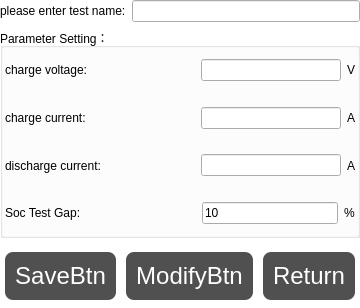
<?xml version="1.0" encoding="UTF-8"?>
<ui version="4.0">
 <class>SOCTestDialog</class>
 <widget class="QDialog" name="SOCTestDialog">
  <property name="geometry">
   <rect>
    <x>0</x>
    <y>0</y>
    <width>360</width>
    <height>308</height>
   </rect>
  </property>
  <property name="windowTitle">
   <string>SOCTestDialog</string>
  </property>
  <property name="styleSheet">
   <string notr="true">QPushButton {
		
	background-color: rgb(80, 80, 80);
    border-radius: 8px;
    padding: 10px 10px;
    text-align: center;
    text-decoration: none;
    font-size: 24px;
    margin: 8px 4px;
    color: white;
}
QPushButton:hover {   
	
	background-color: rgb(0, 0, 0);
}
QPushButton:pressed {
    padding-left:13px;
    /*上内边距为3像素，让按下时字向下移动3像素*/  
    padding-top:13px;
}
QDialog#SOCTestDialog{	
	background-color: rgb(255, 255, 255);
}</string>
  </property>
  <layout class="QVBoxLayout" name="verticalLayout_2">
   <property name="leftMargin">
    <number>0</number>
   </property>
   <property name="topMargin">
    <number>0</number>
   </property>
   <property name="rightMargin">
    <number>0</number>
   </property>
   <property name="bottomMargin">
    <number>0</number>
   </property>
   <item>
    <layout class="QHBoxLayout" name="horizontalLayout_3">
     <item>
      <widget class="QLabel" name="label_2">
       <property name="sizePolicy">
        <sizepolicy hsizetype="Preferred" vsizetype="Fixed">
         <horstretch>0</horstretch>
         <verstretch>0</verstretch>
        </sizepolicy>
       </property>
       <property name="styleSheet">
        <string notr="true">font: 12pt &quot;微软雅黑&quot;;</string>
       </property>
       <property name="text">
        <string>please enter test name:</string>
       </property>
      </widget>
     </item>
     <item>
      <widget class="QLineEdit" name="lineEdit_testname">
       <property name="styleSheet">
        <string notr="true">font: 12pt &quot;微软雅黑&quot;;</string>
       </property>
       <property name="text">
        <string/>
       </property>
      </widget>
     </item>
    </layout>
   </item>
   <item>
    <widget class="QGroupBox" name="groupBox">
     <property name="styleSheet">
      <string notr="true">font: 12pt &quot;微软雅黑&quot;;</string>
     </property>
     <property name="title">
      <string>Parameter Setting：</string>
     </property>
     <layout class="QVBoxLayout" name="verticalLayout">
      <property name="spacing">
       <number>8</number>
      </property>
      <property name="leftMargin">
       <number>2</number>
      </property>
      <property name="topMargin">
       <number>2</number>
      </property>
      <property name="rightMargin">
       <number>2</number>
      </property>
      <property name="bottomMargin">
       <number>2</number>
      </property>
      <item>
       <layout class="QHBoxLayout" name="horizontalLayout_15">
        <item>
         <widget class="QLabel" name="label">
          <property name="text">
           <string>charge voltage:</string>
          </property>
         </widget>
        </item>
        <item>
         <widget class="QLineEdit" name="lineEdit_chargeVoltage">
          <property name="sizePolicy">
           <sizepolicy hsizetype="Expanding" vsizetype="Fixed">
            <horstretch>0</horstretch>
            <verstretch>0</verstretch>
           </sizepolicy>
          </property>
          <property name="minimumSize">
           <size>
            <width>140</width>
            <height>0</height>
           </size>
          </property>
          <property name="maximumSize">
           <size>
            <width>140</width>
            <height>16777215</height>
           </size>
          </property>
          <property name="inputMask">
           <string/>
          </property>
          <property name="placeholderText">
           <string/>
          </property>
         </widget>
        </item>
        <item>
         <widget class="QLabel" name="label_9">
          <property name="sizePolicy">
           <sizepolicy hsizetype="Fixed" vsizetype="Preferred">
            <horstretch>0</horstretch>
            <verstretch>0</verstretch>
           </sizepolicy>
          </property>
          <property name="text">
           <string>V</string>
          </property>
         </widget>
        </item>
       </layout>
      </item>
      <item>
       <layout class="QHBoxLayout" name="horizontalLayout_4">
        <item>
         <widget class="QLabel" name="label_15">
          <property name="text">
           <string>charge current:</string>
          </property>
         </widget>
        </item>
        <item>
         <widget class="QLineEdit" name="lineEdit_chargeCurrent">
          <property name="sizePolicy">
           <sizepolicy hsizetype="Expanding" vsizetype="Fixed">
            <horstretch>0</horstretch>
            <verstretch>0</verstretch>
           </sizepolicy>
          </property>
          <property name="minimumSize">
           <size>
            <width>140</width>
            <height>0</height>
           </size>
          </property>
          <property name="maximumSize">
           <size>
            <width>140</width>
            <height>16777215</height>
           </size>
          </property>
          <property name="placeholderText">
           <string/>
          </property>
         </widget>
        </item>
        <item>
         <widget class="QLabel" name="label_13">
          <property name="sizePolicy">
           <sizepolicy hsizetype="Fixed" vsizetype="Preferred">
            <horstretch>0</horstretch>
            <verstretch>0</verstretch>
           </sizepolicy>
          </property>
          <property name="text">
           <string>A</string>
          </property>
         </widget>
        </item>
       </layout>
      </item>
      <item>
       <layout class="QHBoxLayout" name="horizontalLayout_5">
        <item>
         <widget class="QLabel" name="label_16">
          <property name="text">
           <string>discharge current: </string>
          </property>
         </widget>
        </item>
        <item>
         <widget class="QLineEdit" name="lineEdit_dischargeCurrent">
          <property name="sizePolicy">
           <sizepolicy hsizetype="Expanding" vsizetype="Fixed">
            <horstretch>0</horstretch>
            <verstretch>0</verstretch>
           </sizepolicy>
          </property>
          <property name="minimumSize">
           <size>
            <width>140</width>
            <height>0</height>
           </size>
          </property>
          <property name="maximumSize">
           <size>
            <width>140</width>
            <height>16777215</height>
           </size>
          </property>
          <property name="placeholderText">
           <string/>
          </property>
         </widget>
        </item>
        <item>
         <widget class="QLabel" name="label_14">
          <property name="sizePolicy">
           <sizepolicy hsizetype="Fixed" vsizetype="Preferred">
            <horstretch>0</horstretch>
            <verstretch>0</verstretch>
           </sizepolicy>
          </property>
          <property name="text">
           <string>A</string>
          </property>
         </widget>
        </item>
       </layout>
      </item>
      <item>
       <layout class="QHBoxLayout" name="horizontalLayout_7">
        <item>
         <widget class="QLabel" name="label_19">
          <property name="text">
           <string>Soc Test Gap: </string>
          </property>
         </widget>
        </item>
        <item>
         <widget class="QLineEdit" name="lineEdit_So_gap">
          <property name="sizePolicy">
           <sizepolicy hsizetype="Expanding" vsizetype="Fixed">
            <horstretch>0</horstretch>
            <verstretch>0</verstretch>
           </sizepolicy>
          </property>
          <property name="minimumSize">
           <size>
            <width>136</width>
            <height>0</height>
           </size>
          </property>
          <property name="maximumSize">
           <size>
            <width>136</width>
            <height>16777215</height>
           </size>
          </property>
          <property name="text">
           <string>10</string>
          </property>
          <property name="placeholderText">
           <string/>
          </property>
         </widget>
        </item>
        <item>
         <widget class="QLabel" name="label_20">
          <property name="sizePolicy">
           <sizepolicy hsizetype="Fixed" vsizetype="Preferred">
            <horstretch>0</horstretch>
            <verstretch>0</verstretch>
           </sizepolicy>
          </property>
          <property name="text">
           <string>%</string>
          </property>
         </widget>
        </item>
       </layout>
      </item>
     </layout>
    </widget>
   </item>
   <item>
    <layout class="QHBoxLayout" name="horizontalLayout_2">
     <property name="spacing">
      <number>2</number>
     </property>
     <item>
      <spacer name="horizontalSpacer_3">
       <property name="orientation">
        <enum>Qt::Horizontal</enum>
       </property>
       <property name="sizeHint" stdset="0">
        <size>
         <width>40</width>
         <height>20</height>
        </size>
       </property>
      </spacer>
     </item>
     <item>
      <widget class="QPushButton" name="SaveBtn">
       <property name="text">
        <string>SaveBtn</string>
       </property>
      </widget>
     </item>
     <item>
      <widget class="QPushButton" name="ModifyBtn">
       <property name="text">
        <string>ModifyBtn</string>
       </property>
      </widget>
     </item>
     <item>
      <spacer name="horizontalSpacer_5">
       <property name="orientation">
        <enum>Qt::Horizontal</enum>
       </property>
       <property name="sizeHint" stdset="0">
        <size>
         <width>40</width>
         <height>20</height>
        </size>
       </property>
      </spacer>
     </item>
     <item>
      <widget class="QPushButton" name="ReturnBtn">
       <property name="text">
        <string>Return</string>
       </property>
      </widget>
     </item>
     <item>
      <spacer name="horizontalSpacer_4">
       <property name="orientation">
        <enum>Qt::Horizontal</enum>
       </property>
       <property name="sizeHint" stdset="0">
        <size>
         <width>40</width>
         <height>20</height>
        </size>
       </property>
      </spacer>
     </item>
    </layout>
   </item>
  </layout>
 </widget>
 <layoutdefault spacing="6" margin="11"/>
 <resources/>
 <connections/>
</ui>
